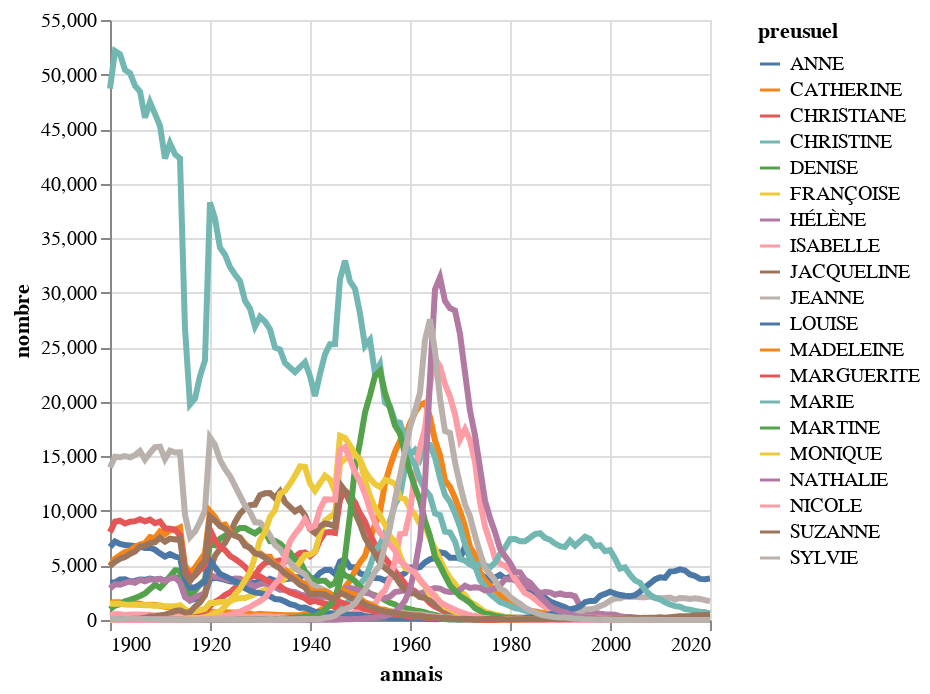

Write notebook code for a chart like this one.
### Code cell
selection = alt.selection_multi(fields=['preusuel'], bind='legend')
chart = alt.Chart(names_fem_filt).mark_line().encode(
  x='annais:T',
  y='nombre:Q',
  color=alt.condition(selection, 'preusuel:N', alt.value('lightgray')),
  size=alt.condition(selection, alt.value(3), alt.value(1))
).add_selection(selection)
chart

### Figure 1 — Vega-Lite specification as saved in the notebook (floating-point values rounded to 4 significant figures; data arrays with more than 128 entries replaced by an {"elided": "..."} marker saying what was removed)
{"config": {"view": {"continuousWidth": 300, "continuousHeight": 300}}, "data": {"name": "data-1448d4fc9007d1e89ef61434e1b2a172"}, "mark": {"type": "line"}, "encoding": {"color": {"condition": {"param": "param_3", "field": "preusuel", "type": "nominal"}, "value": "lightgray"}, "size": {"condition": {"param": "param_3", "value": 3}, "value": 1}, "x": {"field": "annais", "type": "temporal"}, "y": {"field": "nombre", "type": "quantitative"}}, "params": [{"name": "param_3", "select": {"type": "point", "fields": ["preusuel"]}, "bind": "legend"}], "$schema": "https://vega.github.io/schema/vega-lite/v5.8.0.json", "datasets": {"data-1448d4fc9007d1e89ef61434e1b2a172": {"elided": "2335 records"}}}
